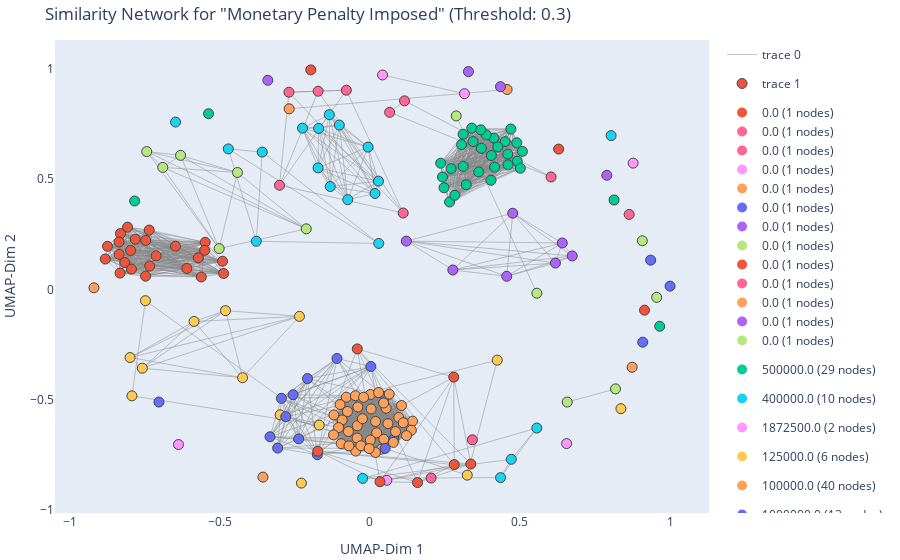

Notebook code cell kept with this figure:
### Code cell
df = fetch_documents()
compute_similarity_and_visualize_plotly(df, field="Monetary Penalty Imposed", threshold=0.3)

### Figure 1 — Plotly figure (JSON) as saved in the notebook; plotly's stock layout.template omitted (floating-point values rounded to 4 significant figures; data arrays with more than 128 entries replaced by an {"elided": "..."} marker saying what was removed)
{"data": [{"hoverinfo": "none", "line": {"color": "#888", "width": 0.5}, "mode": "lines", "type": "scatter", "x": {"elided": "5076 float values"}, "y": {"elided": "5076 float values"}}, {"hoverinfo": "text", "hovertext": {"elided": "203 str values"}, "marker": {"color": {"elided": "203 str values"}, "line": {"width": 1}, "showscale": false, "size": 10}, "mode": "markers", "type": "scatter", "x": {"elided": "203 float values"}, "y": {"elided": "203 float values"}}, {"legendgroup": "0.0", "marker": {"color": "#EF553B", "size": 10}, "mode": "markers", "name": "0.0 (1 nodes)", "showlegend": true, "type": "scatter", "x": [null], "y": [null]}, {"legendgroup": "0.0", "marker": {"color": "#FF6692", "size": 10}, "mode": "markers", "name": "0.0 (1 nodes)", "showlegend": true, "type": "scatter", "x": [null], "y": [null]}, {"legendgroup": "500000.0", "marker": {"color": "#00CC96", "size": 10}, "mode": "markers", "name": "500000.0 (29 nodes)", "showlegend": true, "type": "scatter", "x": [null], "y": [null]}, {"legendgroup": "400000.0", "marker": {"color": "#19D3F3", "size": 10}, "mode": "markers", "name": "400000.0 (10 nodes)", "showlegend": true, "type": "scatter", "x": [null], "y": [null]}, {"legendgroup": "1872500.0", "marker": {"color": "#FF97FF", "size": 10}, "mode": "markers", "name": "1872500.0 (2 nodes)", "showlegend": true, "type": "scatter", "x": [null], "y": [null]}, {"legendgroup": "125000.0", "marker": {"color": "#FECB52", "size": 10}, "mode": "markers", "name": "125000.0 (6 nodes)", "showlegend": true, "type": "scatter", "x": [null], "y": [null]}, {"legendgroup": "100000.0", "marker": {"color": "#FFA15A", "size": 10}, "mode": "markers", "name": "100000.0 (40 nodes)", "showlegend": true, "type": "scatter", "x": [null], "y": [null]}, {"legendgroup": "1000000.0", "marker": {"color": "#636EFA", "size": 10}, "mode": "markers", "name": "1000000.0 (13 nodes)", "showlegend": true, "type": "scatter", "x": [null], "y": [null]}, {"legendgroup": "600000.0", "marker": {"color": "#AB63FA", "size": 10}, "mode": "markers", "name": "600000.0 (7 nodes)", "showlegend": true, "type": "scatter", "x": [null], "y": [null]}, {"legendgroup": "300000.0", "marker": {"color": "#B6E880", "size": 10}, "mode": "markers", "name": "300000.0 (6 nodes)", "showlegend": true, "type": "scatter", "x": [null], "y": [null]}, {"legendgroup": "200000.0", "marker": {"color": "#EF553B", "size": 10}, "mode": "markers", "name": "200000.0 (24 nodes)", "showlegend": true, "type": "scatter", "x": [null], "y": [null]}, {"legendgroup": "0.0", "marker": {"color": "#FF6692", "size": 10}, "mode": "markers", "name": "0.0 (1 nodes)", "showlegend": true, "type": "scatter", "x": [null], "y": [null]}, {"legendgroup": "1592500.0", "marker": {"color": "#00CC96", "size": 10}, "mode": "markers", "name": "1592500.0 (1 nodes)", "showlegend": true, "type": "scatter", "x": [null], "y": [null]}, {"legendgroup": "3500000.0", "marker": {"color": "#19D3F3", "size": 10}, "mode": "markers", "name": "3500000.0 (1 nodes)", "showlegend": true, "type": "scatter", "x": [null], "y": [null]}, {"legendgroup": "0.0", "marker": {"color": "#FF97FF", "size": 10}, "mode": "markers", "name": "0.0 (1 nodes)", "showlegend": true, "type": "scatter", "x": [null], "y": [null]}, {"legendgroup": "25000.0", "marker": {"color": "#FECB52", "size": 10}, "mode": "markers", "name": "25000.0 (1 nodes)", "showlegend": true, "type": "scatter", "x": [null], "y": [null]}, {"legendgroup": "0.0", "marker": {"color": "#FFA15A", "size": 10}, "mode": "markers", "name": "0.0 (1 nodes)", "showlegend": true, "type": "scatter", "x": [null], "y": [null]}, {"legendgroup": "0.0", "marker": {"color": "#636EFA", "size": 10}, "mode": "markers", "name": "0.0 (1 nodes)", "showlegend": true, "type": "scatter", "x": [null], "y": [null]}, {"legendgroup": "0.0", "marker": {"color": "#AB63FA", "size": 10}, "mode": "markers", "name": "0.0 (1 nodes)", "showlegend": true, "type": "scatter", "x": [null], "y": [null]}, {"legendgroup": "0.0", "marker": {"color": "#B6E880", "size": 10}, "mode": "markers", "name": "0.0 (1 nodes)", "showlegend": true, "type": "scatter", "x": [null], "y": [null]}, {"legendgroup": "0.0", "marker": {"color": "#EF553B", "size": 10}, "mode": "markers", "name": "0.0 (1 nodes)", "showlegend": true, "type": "scatter", "x": [null], "y": [null]}, {"legendgroup": "0.0", "marker": {"color": "#FF6692", "size": 10}, "mode": "markers", "name": "0.0 (1 nodes)", "showlegend": true, "type": "scatter", "x": [null], "y": [null]}, {"legendgroup": "900000.0", "marker": {"color": "#00CC96", "size": 10}, "mode": "markers", "name": "900000.0 (1 nodes)", "showlegend": true, "type": "scatter", "x": [null], "y": [null]}, {"legendgroup": "340000.0", "marker": {"color": "#19D3F3", "size": 10}, "mode": "markers", "name": "340000.0 (4 nodes)", "showlegend": true, "type": "scatter", "x": [null], "y": [null]}, {"legendgroup": "360000.0", "marker": {"color": "#FF97FF", "size": 10}, "mode": "markers", "name": "360000.0 (1 nodes)", "showlegend": true, "type": "scatter", "x": [null], "y": [null]}, {"legendgroup": "380000.0", "marker": {"color": "#FECB52", "size": 10}, "mode": "markers", "name": "380000.0 (1 nodes)", "showlegend": true, "type": "scatter", "x": [null], "y": [null]}, {"legendgroup": "260000.0", "marker": {"color": "#FFA15A", "size": 10}, "mode": "markers", "name": "260000.0 (2 nodes)", "showlegend": true, "type": "scatter", "x": [null], "y": [null]}, {"legendgroup": "240000.0", "marker": {"color": "#636EFA", "size": 10}, "mode": "markers", "name": "240000.0 (1 nodes)", "showlegend": true, "type": "scatter", "x": [null], "y": [null]}, {"legendgroup": "150000.0", "marker": {"color": "#AB63FA", "size": 10}, "mode": "markers", "name": "150000.0 (1 nodes)", "showlegend": true, "type": "scatter", "x": [null], "y": [null]}, {"legendgroup": "2500000.0", "marker": {"color": "#B6E880", "size": 10}, "mode": "markers", "name": "2500000.0 (2 nodes)", "showlegend": true, "type": "scatter", "x": [null], "y": [null]}, {"legendgroup": "2000000.0", "marker": {"color": "#EF553B", "size": 10}, "mode": "markers", "name": "2000000.0 (7 nodes)", "showlegend": true, "type": "scatter", "x": [null], "y": [null]}, {"legendgroup": "1100000.0", "marker": {"color": "#FF6692", "size": 10}, "mode": "markers", "name": "1100000.0 (5 nodes)", "showlegend": true, "type": "scatter", "x": [null], "y": [null]}, {"legendgroup": "1814000.0", "marker": {"color": "#00CC96", "size": 10}, "mode": "markers", "name": "1814000.0 (1 nodes)", "showlegend": true, "type": "scatter", "x": [null], "y": [null]}, {"legendgroup": "800000.0", "marker": {"color": "#19D3F3", "size": 10}, "mode": "markers", "name": "800000.0 (4 nodes)", "showlegend": true, "type": "scatter", "x": [null], "y": [null]}, {"legendgroup": "2700000.0", "marker": {"color": "#FF97FF", "size": 10}, "mode": "markers", "name": "2700000.0 (1 nodes)", "showlegend": true, "type": "scatter", "x": [null], "y": [null]}, {"legendgroup": "1050000.0", "marker": {"color": "#FECB52", "size": 10}, "mode": "markers", "name": "1050000.0 (3 nodes)", "showlegend": true, "type": "scatter", "x": [null], "y": [null]}, {"legendgroup": "0.0", "marker": {"color": "#FFA15A", "size": 10}, "mode": "markers", "name": "0.0 (1 nodes)", "showlegend": true, "type": "scatter", "x": [null], "y": [null]}, {"legendgroup": "2706000.0", "marker": {"color": "#636EFA", "size": 10}, "mode": "markers", "name": "2706000.0 (1 nodes)", "showlegend": true, "type": "scatter", "x": [null], "y": [null]}, {"legendgroup": "110000000.0", "marker": {"color": "#AB63FA", "size": 10}, "mode": "markers", "name": "110000000.0 (1 nodes)", "showlegend": true, "type": "scatter", "x": [null], "y": [null]}, {"legendgroup": "14100000.0", "marker": {"color": "#B6E880", "size": 10}, "mode": "markers", "name": "14100000.0 (2 nodes)", "showlegend": true, "type": "scatter", "x": [null], "y": [null]}, {"legendgroup": "1192263.0", "marker": {"color": "#EF553B", "size": 10}, "mode": "markers", "name": "1192263.0 (1 nodes)", "showlegend": true, "type": "scatter", "x": [null], "y": [null]}, {"legendgroup": "3000000.0", "marker": {"color": "#FF6692", "size": 10}, "mode": "markers", "name": "3000000.0 (3 nodes)", "showlegend": true, "type": "scatter", "x": [null], "y": [null]}, {"legendgroup": "5070000.0", "marker": {"color": "#00CC96", "size": 10}, "mode": "markers", "name": "5070000.0 (1 nodes)", "showlegend": true, "type": "scatter", "x": [null], "y": [null]}, {"legendgroup": "17163490.0", "marker": {"color": "#19D3F3", "size": 10}, "mode": "markers", "name": "17163490.0 (1 nodes)", "showlegend": true, "type": "scatter", "x": [null], "y": [null]}, {"legendgroup": "3900000.0", "marker": {"color": "#FF97FF", "size": 10}, "mode": "markers", "name": "3900000.0 (1 nodes)", "showlegend": true, "type": "scatter", "x": [null], "y": [null]}, {"legendgroup": "1332500.0", "marker": {"color": "#FECB52", "size": 10}, "mode": "markers", "name": "1332500.0 (3 nodes)", "showlegend": true, "type": "scatter", "x": [null], "y": [null]}, {"legendgroup": "3670875.0", "marker": {"color": "#FFA15A", "size": 10}, "mode": "markers", "name": "3670875.0 (1 nodes)", "showlegend": true, "type": "scatter", "x": [null], "y": [null]}, {"legendgroup": "1200000.0", "marker": {"color": "#636EFA", "size": 10}, "mode": "markers", "name": "1200000.0 (1 nodes)", "showlegend": true, "type": "scatter", "x": [null], "y": [null]}, {"legendgroup": "0.0", "marker": {"color": "#AB63FA", "size": 10}, "mode": "markers", "name": "0.0 (1 nodes)", "showlegend": true, "type": "scatter", "x": [null], "y": [null]}, {"legendgroup": "0.0", "marker": {"color": "#B6E880", "size": 10}, "mode": "markers", "name": "0.0 (1 nodes)", "showlegend": true, "type": "scatter", "x": [null], "y": [null]}], "layout": {"hovermode": "closest", "margin": {"b": 20, "l": 5, "r": 5, "t": 40}, "showlegend": true, "title": {"text": "Similarity Network for \"Monetary Penalty Imposed\" (Threshold: 0.3)"}, "xaxis": {"showgrid": false, "title": {"text": "UMAP-Dim 1"}, "zeroline": false}, "yaxis": {"showgrid": false, "title": {"text": "UMAP-Dim 2"}, "zeroline": false}}}
